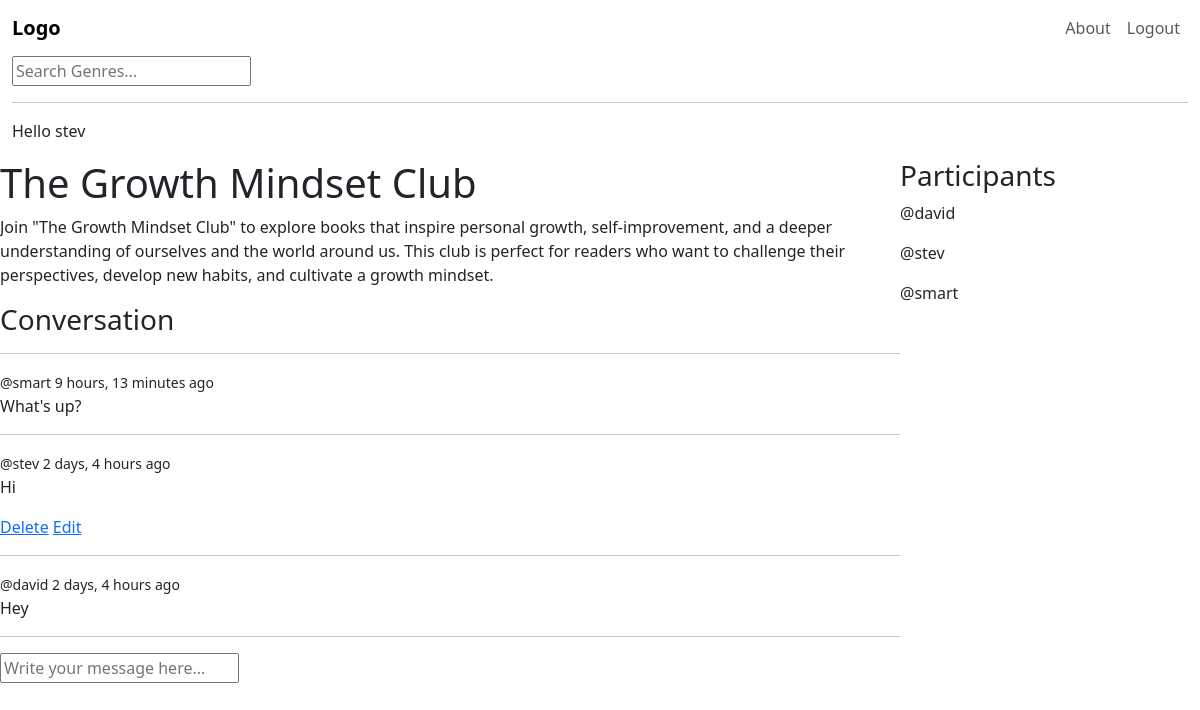
Page /club/5 (signed in) on the committed database.
### base/models.py (models this page shows, shortened)
class Club(models.Model):
    host = models.ForeignKey(User, on_delete=models.SET_NULL, null=True)
    genre = models.ForeignKey(Genre, on_delete=models.SET_NULL, null=True)
    name = models.CharField(max_length=200)
    description = models.TextField(null=True, blank=True)
    rules = models.TextField(null=True, blank=True)
    participants = models.ManyToManyField(User, related_name='participants', blank=True)
    updated = models.DateTimeField(auto_now=True)
    created = models.DateTimeField(auto_now_add=True)
    class Meta:
        ordering = ['-updated', '-created']

class Message(models.Model):
    user = models.ForeignKey(User, on_delete=models.CASCADE)
    club = models.ForeignKey(Club, on_delete=models.CASCADE)
    body = models.TextField()
    updated = models.DateTimeField(auto_now=True)
    created = models.DateTimeField(auto_now_add=True)
    class Meta:
        ordering = ['-updated', '-created']

### base/views.py (the view, shortened to what this page needs)
# urls.py: path('club/<str:pk>', views.club, name='club'),
def club(request, pk):
    club = Club.objects.get(id=pk)
    club_messages = club.message_set.all()
    participants = club.participants.all()
    context = {"club": club, 'club_messages': club_messages, 'participants': participants}
    return render(request, 'base/club.html', context)

### base/templates/base/club.html (shortened to what this page needs)
{% extends 'main.html' %}
{% block content %}
<div class="club-container">
    <div>
        <h1>{{club.name}}</h1>
        <p>{{club.description}}</p>
        <div class="comment-wrapper">
            <h3>Conversation</h3>
            <hr>
            {% for message in club_messages %}
            <div>
                <small>@{{message.user}} {{message.created|timesince}} ago</small>
                <p>{{message.body}}</p>
                {% if request.user == message.user %}
                <a href="{% url 'delete-message' message.id %}">Delete</a>
                <a href="{% url 'update-message' message.id %}">Edit</a>
                {% endif %}
                <hr>
            </div>
            {% endfor %}
        </div>
        {% if request.user.is_authenticated %}
        <div class="comment-form">
            <form action="" method="POST">
                <input type="text" name="body" placeholder="Write your message here...">
            </form>
        </div>
        {% endif %}
    </div>
    <div>
        <h3>Participants</h3>
        {% for user in participants %}
        <div>
            <p>@{{user.username}}</p>
        </div>
        {% endfor %}
    </div>
</div>
{% endblock content %}

### templates/navbar.html (shortened to what this page needs)
<nav class="navbar navbar-expand-lg bg-transparent">
    <div class="container-fluid">
        <a class="navbar-brand" style="font-weight: bold;" href="/">Logo</a>
        <div class="collapse navbar-collapse" id="navbarNav">
            <ul class="navbar-nav ms-auto">
                <li class="nav-item">
                    <a class="nav-link" href="#about">About</a>
                </li>
                <li class="nav-item">
                    {% if request.user.is_authenticated %}
                    <a class="nav-link" href="{% url 'logout' %}">Logout</a>
                    {% else %}
                    <a class="nav-link" href="{% url 'login' %}">Login</a>
                    {% endif %}
                </li>
            </ul>
        </div>
    </div>
</nav>
<div class="container-fluid">
    <form action="{% url 'home' %}" method="GET">
        <input type="text" name="q" placeholder="Search Genres...">
    </form>
    <hr>
    {% if request.user.is_authenticated %}
    <p>Hello {{request.user}}</p>
    {% endif %}
</div>

### base/templates/base/club.html (style rules this page uses)
.club-container { display: grid; grid-template-columns: 3fr 1fr; }

### rows in the picture
Club: name "The Growth Mindset Club", description "Join \"The Growth Mindset Club\" to explore books that inspire personal growth, self-improvement, and a deeper understanding of ourselves and the world around us. This club is perfect for readers who want to challenge their perspectives, develop new habits, and cultivate a growth mindset."
Message: user "smart", created "9 hours, 13 minutes", body "What's up?"
Message: user "stev", created "2 days, 4 hours", body "Hi", shows "Delete"
Message: user "david", created "2 days, 4 hours", body "Hey"

### other values in the picture
{{ request.user }} "stev"
{{ user.username }} "david"
{{ user.username }} "stev"
{{ user.username }} "smart"
